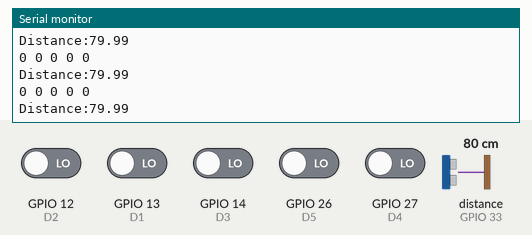
Recording of a sketch running on a simulated ESP32. On the bench: the last lines printed to the serial monitor. Wiring (inferred from the names in the program): ultrasonic range finder: trigger GPIO 25; echo GPIO 33. The inputs (shaded band) are chosen by the test bench; at power-on: GPIO 12 (D2), GPIO 13 (D1), GPIO 14 (D3), GPIO 26 (D5), GPIO 27 (D4) LOW, distance to the obstacle (sensor on GPIO 33) 80 cm. The echo pulse lasts 58.3 µs per cm.

Above: at 1.2 s.
1.3 s: distance to the obstacle (sensor on GPIO 33) set to 18 cm
At 2.1 s:
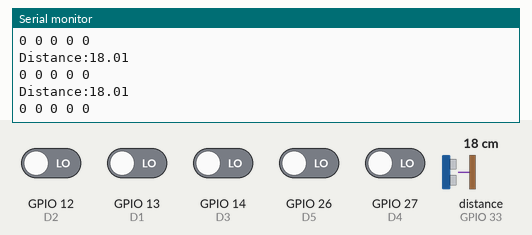
4.3 s: GPIO 12 (D2) driven HIGH
5.8 s: distance to the obstacle (sensor on GPIO 33) set to 2 cm
At 6.7 s:
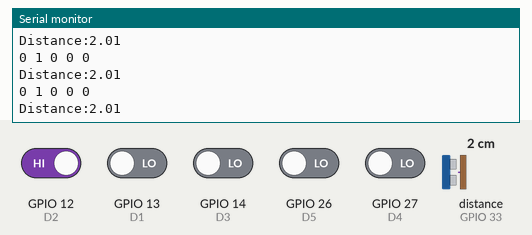
8.8 s: distance to the obstacle (sensor on GPIO 33) set to 35 cm
At 9.8 s:
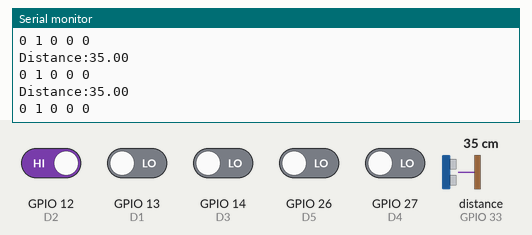
11.8 s: GPIO 13 (D1) driven HIGH
13.3 s: GPIO 14 (D3) driven HIGH
At 14.0 s:
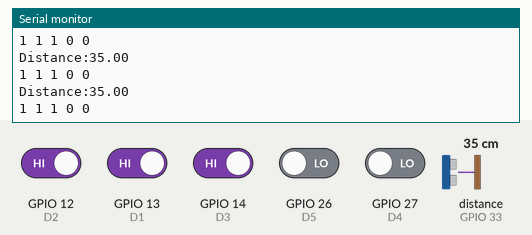
Timing chart, 0 to 15.8 s (numbered marks = the images above; inputs shaded):
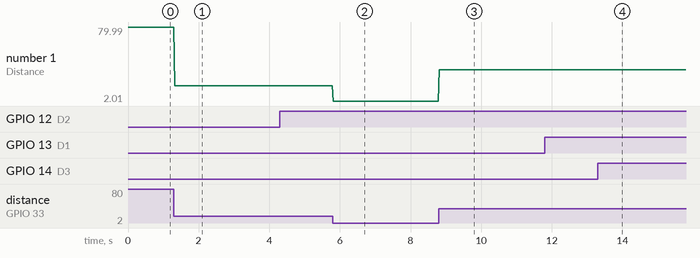

The sketch:

esp32-tests.ino
```cpp
// Communication pins
#define RP1 18
#define RP2 19
#define RP3 21
#define RP4 3

// Motor pins
#define ENA 15
#define IN1 2
#define IN2 4
#define IN3 16
#define IN4 17
#define ENB 5

// Ultrasound pins
#define ECHO 33
#define TRIG 25

// Line sensor pins
#define D1 13
#define D2 12
#define D3 14
#define D4 27
#define D5 26

void ultrasoundSensorTest() {
  // Set pin to low
  digitalWrite(TRIG, LOW);
  delayMicroseconds(2);

  // Set pin to high
  digitalWrite(TRIG, HIGH);
  delayMicroseconds(2);

  // Set pin to low
  digitalWrite(TRIG, LOW);

  // Read data
  float duration = pulseIn(ECHO, HIGH);
  float distance = (duration * .0343) / 2;

  // Skip trash output from sensor
  if (distance == 0) return;

  // Print out data
  Serial.print("Distance:" );
  Serial.print(distance);
  Serial.println();
}

void lineSensorTest() {
  int i1 = digitalRead(D1);
  int i2 = digitalRead(D2);
  int i3 = digitalRead(D3);
  int i4 = digitalRead(D4);
  int i5 = digitalRead(D5);

  Serial.print(i1); Serial.print(' ');
  Serial.print(i2); Serial.print(' ');
  Serial.print(i3); Serial.print(' ');
  Serial.print(i4); Serial.print(' ');
  Serial.print(i5); Serial.print('\n');
}

void setup() {
  // Set up Serial Communication
  Serial.begin(9600);

  // Ultrasonic sensor
  pinMode(ECHO, INPUT);
  pinMode(TRIG, OUTPUT);

  // Line sensor
  pinMode(D1, INPUT);
  pinMode(D2, INPUT);
  pinMode(D3, INPUT);
  pinMode(D4, INPUT);
  pinMode(D5, INPUT);
}

void loop() {
  ultrasoundSensorTest();
  lineSensorTest();
}
```

Measured:
- after the input at 1.3 s, the serial monitor: prints a new line at once (image 1)
- after the input at 5.8 s, the serial monitor: prints a new line at once (image 2)
- after the input at 8.8 s, the serial monitor: prints a new line at once (image 3)
- after the input at 13.3 s, the serial monitor: prints a new line at once (image 4)
- plotted number 1: 79.99 → 18.01 after the input at 1.3 s, 18.01 → 2.01 after the input at 5.8 s, 2.01 → 35 after the input at 8.8 s
